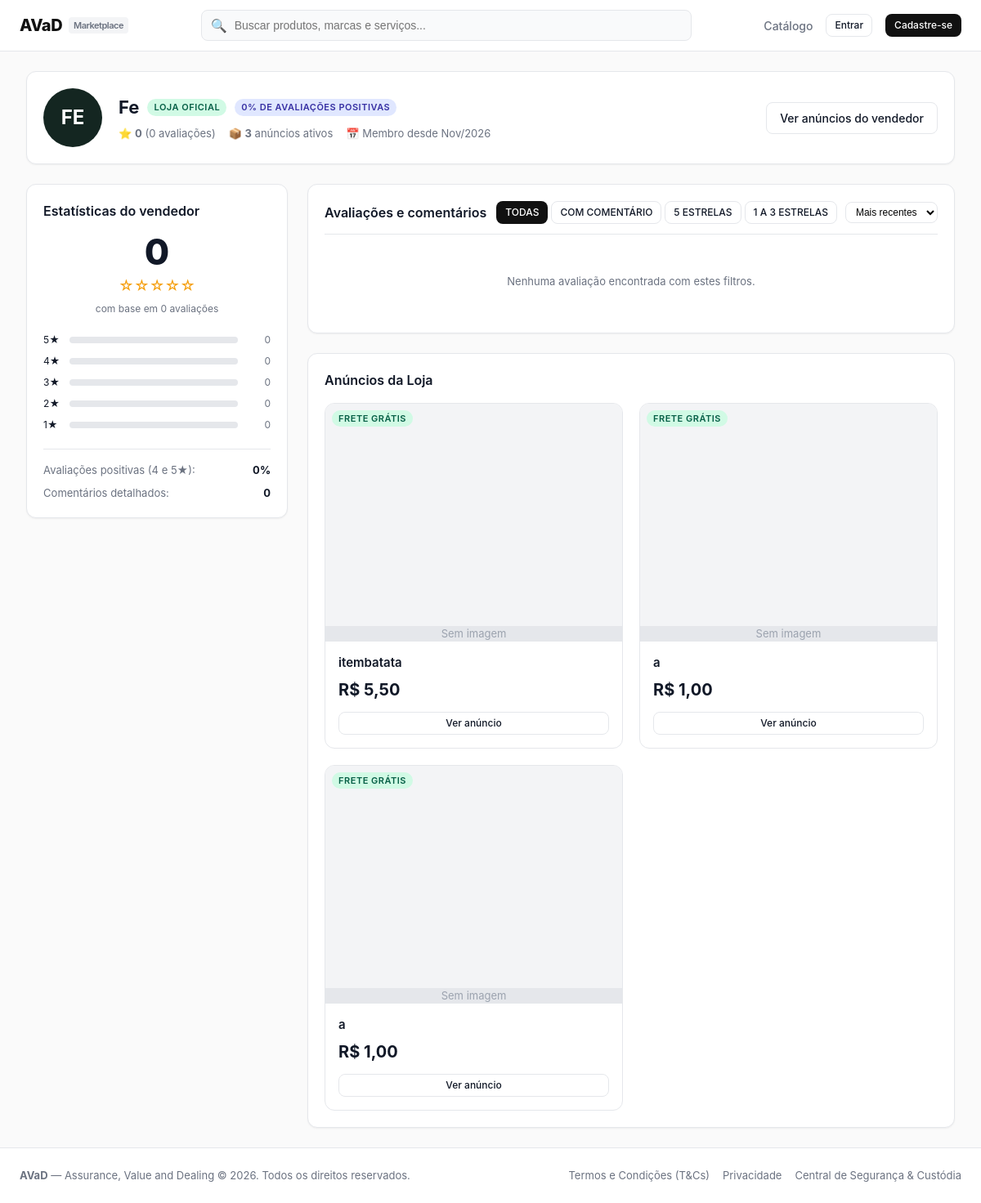
The app's page /accounts/seller-profile/5/, older data.
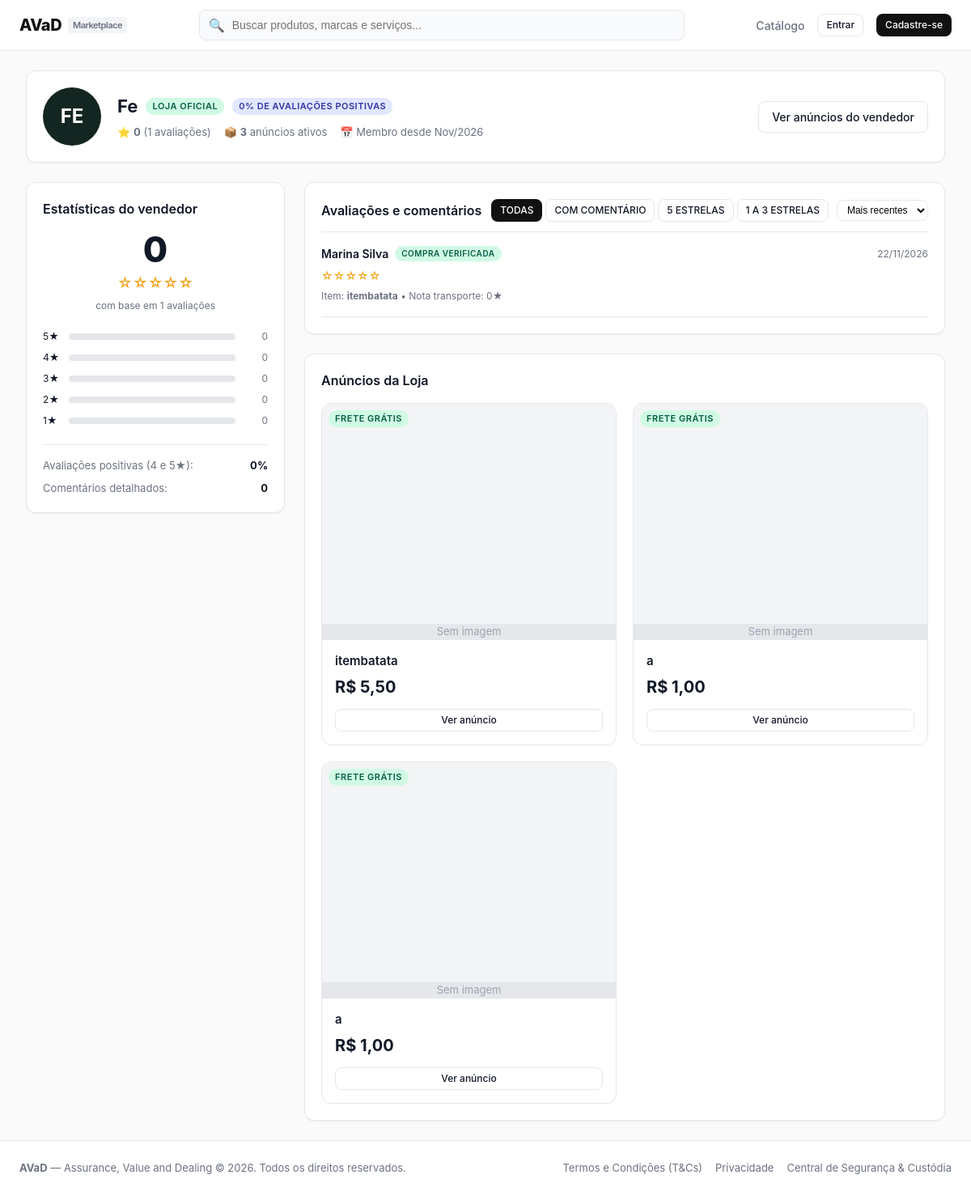
The same page, newer data.
### catalog/models.py (models this page shows, shortened)
class Product(models.Model):
    vendedor = models.ForeignKey(User, on_delete=models.CASCADE, related_name='products')
    titulo = models.CharField(max_length=200)
    categoria = models.CharField(max_length=50, choices=CATEGORIAS)
    descricao = models.TextField()
    caracteristicas = models.TextField(blank=True, help_text='Uma característica por linha')
    preco = models.DecimalField(max_digits=10, decimal_places=2)
    estoque = models.PositiveIntegerField(default=0)
    imagem = models.ImageField(upload_to='products/', blank=True, null=True)
    frete_gratis = models.BooleanField(default=False)
    ativo = models.BooleanField(default=True)
    removido = models.BooleanField(default=False)  # anúncio removido pelo vendedor (some da loja e da lista)
    criado_em = models.DateTimeField(auto_now_add=True)
    class Meta:
        ordering = ['-criado_em']

### orders/models.py (models this page shows, shortened)
class Review(models.Model):
    pedido = models.OneToOneField(Order, on_delete=models.CASCADE, related_name='review')
    comprador = models.ForeignKey(User, on_delete=models.CASCADE, related_name='reviews_feitas')
    vendedor = models.ForeignKey(User, on_delete=models.CASCADE, related_name='reviews_recebidas')
    nota_vendedor = models.IntegerField(default=0, choices=[(i, str(i)) for i in range(6)])
    comentario_vendedor = models.TextField(blank=True)
    nota_transporte = models.IntegerField(default=0, choices=[(i, str(i)) for i in range(6)])
    comentario_transporte = models.TextField(blank=True)
    criado_em = models.DateTimeField(auto_now_add=True)
    class Meta:
        ordering = ['-criado_em']

class Order(models.Model):
    codigo = models.CharField(max_length=20, unique=True, default=generate_order_code)
    comprador = models.ForeignKey(User, on_delete=models.CASCADE, related_name='compras')
    vendedor = models.ForeignKey(User, on_delete=models.CASCADE, related_name='vendas')
    produto = models.ForeignKey('catalog.Product', on_delete=models.CASCADE)
    quantidade = models.PositiveIntegerField(default=1)
    preco_unitario = models.DecimalField(max_digits=10, decimal_places=2)
    valor_frete = models.DecimalField(max_digits=10, decimal_places=2, default=0)
    metodo_frete = models.CharField(max_length=20, choices=METODO_FRETE_CHOICES, default='pac')
    prazo_dias = models.PositiveIntegerField(default=7)
    valor_total = models.DecimalField(max_digits=10, decimal_places=2)
    forma_pagamento = models.CharField(max_length=20, choices=FORMA_PAGAMENTO_CHOICES, default='cartao')
    parcelas = models.PositiveIntegerField(default=1)
    cep_entrega = models.CharField(max_length=10, blank=True)
    endereco_entrega = models.TextField(blank=True)
    codigo_rastreio = models.CharField(max_length=20, blank=True, default='')
    status = models.CharField(max_length=30, choices=STATUS_CHOICES, default='aguardando_pagamento')
    recebimento_confirmado = models.BooleanField(default=False)
    entregue_em = models.DateTimeField(null=True, blank=True)  # quando o pedido passou a 'entregue'
    criado_em = models.DateTimeField(auto_now_add=True)
    class Meta:
        ordering = ['-criado_em']

### accounts/models.py (models this page shows, shortened)
class UserProfile(models.Model):
    user = models.OneToOneField(User, on_delete=models.CASCADE, related_name='profile')
    nome = models.CharField(max_length=16)
    data_nascimento = models.DateField()
    cpf = models.CharField(max_length=14, unique=True)
    cnpj = models.CharField(max_length=18, blank=True, null=True, unique=True)
    tem_cnpj = models.BooleanField(default=False)
    email_verificado = models.BooleanField(default=False)
    is_mediador = models.BooleanField(default=False)
    conta_bancaria_bloqueada = models.BooleanField(default=False)
    suspenso = models.BooleanField(default=False)
    token_verificacao = models.CharField(max_length=64, blank=True, null=True)
    tipo_usuario = models.CharField(max_length=20, choices=[
        ('comprador', 'Comprador'),
        ('vendedor', 'Vendedor'),
        ('mediador', 'Mediador'),
    ], default='comprador')
    nome_loja = models.CharField(max_length=64, blank=True, null=True)

### accounts/views.py (the view)
# urls.py: path('seller-profile/<int:user_id>/', views.seller_profile_view, name='seller_profile'),
def seller_profile_view(request, user_id):
    seller = get_object_or_404(User, pk=user_id)
    profile = seller.profile
    reviews = Review.objects.filter(vendedor=seller)
    filter_type = request.GET.get('filter', 'todas')
    sort_by = request.GET.get('sort', 'recentes')
    if filter_type == 'com_comentario':
        reviews = reviews.exclude(comentario_vendedor='')
    elif filter_type == '5_estrelas':
        reviews = reviews.filter(nota_vendedor=5)
    elif filter_type == '1_a_3':
        reviews = reviews.filter(nota_vendedor__lte=3)
    if sort_by == 'maior':
        reviews = reviews.order_by('-nota_vendedor')
    elif sort_by == 'menor':
        reviews = reviews.order_by('nota_vendedor')
    else:
        reviews = reviews.order_by('-criado_em')
    all_reviews = Review.objects.filter(vendedor=seller)
    total = all_reviews.count()
    avg_note = all_reviews.aggregate(avg=Avg('nota_vendedor'))['avg'] or 0
    distribution = {}
    for i in range(1, 6):
        count = all_reviews.filter(nota_vendedor=i).count()
        distribution[i] = {
            'count': count,
            'percent': round((count / total) * 100) if total else 0,
        }
    positivas = all_reviews.filter(nota_vendedor__gte=4).count()
    pct_positivas = round((positivas / total) * 100) if total else 0
    com_comentario = all_reviews.exclude(comentario_vendedor='').count()
    products = seller.products.filter(ativo=True)
    return render(request, 'accounts/seller_profile.html', {
        'seller': seller,
        'profile': profile,
        'reviews': reviews,
        'products': products,
        'total': total,
        'avg_note': round(avg_note, 1),
        'distribution': distribution,
        'pct_positivas': pct_positivas,
        'com_comentario': com_comentario,
        'filter_type': filter_type,
        'sort_by': sort_by,
    })

### accounts/roles.py (called while the page is built)
def tipo_usuario(request):
    if not request.user.is_authenticated:
        return None
    tipo = request.session.get('tipo_usuario')
    return tipo if tipo in TIPOS else COMPRADOR

### accounts/templatetags/avad_filters.py (called while the page is built)
@register.filter
def stars_range(value):
    try:
        return range(int(value))
    except (ValueError, TypeError):
        return range(0)

@register.filter
def empty_stars_range(value):
    try:
        return range(5 - int(value))
    except (ValueError, TypeError):
        return range(5)

@register.filter
def to_int(value):
    try:
        return int(value)
    except (ValueError, TypeError):
        return 0

@register.filter
def get_item(dictionary, key):
    if isinstance(dictionary, dict):
        return dictionary.get(key)
    return None

### orders/context_processors.py (called while the page is built)
def cart_count(request):
    user = getattr(request, 'user', None)
    if user is None or not user.is_authenticated:
        return {'cart_count': 0}
    return {'cart_count': Cart(request).count()}

### templates/accounts/seller_profile.html (shortened to what the changed rows need)
{% extends "base.html" %}
{% load avad_filters %}
{% block content %}
<div style="margin-bottom: 24px;">
  <div class="card" style="display: flex; align-items: center; justify-content: space-between; gap: 24px; flex-wrap: wrap;">
    <div style="display: flex; align-items: center; gap: 20px;">
      <div>
        <div style="display: flex; align-items: center; gap: 10px; margin-bottom: 6px;">
          <h1 style="font-size: 22px; font-weight: 700;">{{ profile.nome_loja|default:profile.nome }}</h1>
        </div>
        <div style="font-size: 13px; color: var(--text-muted); display: flex; gap: 16px;">
          <span>⭐ <strong>{{ avg_note }}</strong> ({{ total }} avaliações)</span>
          <span>📦 <strong>{{ products.count }}</strong> anúncios ativos</span>
          <span>📅 Membro desde {{ seller.date_joined|date:"M/Y" }}</span>
        </div>
      </div>
    </div>
  </div>
</div>
<div style="display: grid; grid-template-columns: 320px 1fr; gap: 24px;">
  <div>
    <div class="card" style="margin-bottom: 24px;">
      <div style="text-align: center; margin-bottom: 20px;">
        <div style="font-size: 44px; font-weight: 800; color: var(--text-main); line-height: 1;">{{ avg_note }}</div>
        <div style="color: #F59E0B; font-size: 18px; margin: 6px 0;">
          {% for i in avg_note|to_int|empty_stars_range %}☆{% endfor %}
        </div>
        <div style="font-size: 12px; color: var(--text-muted);">com base em {{ total }} avaliações</div>
      </div>
      <div style="display: flex; flex-direction: column; gap: 8px; margin-bottom: 20px;">
        {% for star in "54321" %}
          {% with star_num=star|to_int %}
          {% with item=distribution|get_item:star_num %}
          <div style="display: flex; align-items: center; gap: 8px; font-size: 12px;">
            <span style="width: 24px;">{{ star }}★</span>
            <div style="flex: 1; height: 8px; background: #E5E7EB; border-radius: 4px; overflow: hidden;">
            </div>
            <span style="width: 32px; text-align: right; color: var(--text-muted);">{{ item.count|default:0 }}</span>
          </div>
          {% endwith %}
          {% endwith %}
        {% endfor %}
      </div>
    </div>
  </div>
  <div>
    <div class="card" style="margin-bottom: 24px;">
      <div class="card-header" style="flex-wrap: wrap; gap: 12px;">
        <h3 class="card-title">Avaliações e comentários</h3>
        <div style="display: flex; gap: 10px; align-items: center; flex-wrap: wrap;">
        </div>
      </div>
      {% if reviews %}
        <div style="display: flex; flex-direction: column; gap: 16px;">
          {% for r in reviews %}
            <div style="border-bottom: 1px solid var(--border-color); padding-bottom: 16px;">
              <div style="display: flex; justify-content: space-between; align-items: center; margin-bottom: 6px;">
                <div style="display: flex; align-items: center; gap: 8px;">
                  <span style="font-weight: 600; font-size: 14px;">{{ r.comprador.profile.nome|default:r.comprador.username }}</span>
                  <span class="badge badge-success" style="font-size: 10px;">Compra verificada</span>
                </div>
                <span style="font-size: 12px; color: var(--text-muted);">{{ r.criado_em|date:"d/m/Y" }}</span>
              </div>
              <div style="color: #F59E0B; font-size: 14px; margin-bottom: 6px;">
                {% for i in r.nota_vendedor|empty_stars_range %}☆{% endfor %}
              </div>
              <div style="font-size: 12px; color: var(--text-muted);">
                Item: <strong>{{ r.pedido.produto.titulo }}</strong> &bull; Nota transporte: {{ r.nota_transporte }}★
              </div>
            </div>
          {% endfor %}
        </div>
      {% else %}
        <div style="padding: 32px; text-align: center; color: var(--text-muted); font-size: 13px;">
          Nenhuma avaliação encontrada com estes filtros.
        </div>
      {% endif %}
    </div>
    <div id="anuncios" class="card">
      <div class="product-grid">
        {% for p in products %}
          <div class="product-card">
            <div class="product-img-wrap">
              {% if p.frete_gratis %}
                <span class="badge badge-success product-badge-float">FRETE GRÁTIS</span>
              {% endif %}
              {% if p.imagem %}
                <img src="{{ p.imagem.url }}" alt="{{ p.titulo }}" class="product-img">
              {% else %}
                <div style="width: 100%; height: 100%; display: flex; align-items: center; justify-content: center; background: #E5E7EB; color: #9CA3AF; font-size: 13px;">Sem imagem</div>
              {% endif %}
            </div>
            <div class="product-info">
              <h4 class="product-title">{{ p.titulo }}</h4>
              <div class="product-price">R$ {{ p.preco }}</div>
              <a href="{% url 'catalog:product_detail' p.id %}" class="btn btn-outline btn-sm" style="margin-top: 12px;">Ver anúncio</a>
            </div>
          </div>
        {% empty %}
          <div style="grid-column: 1 / -1; padding: 24px; text-align: center; color: var(--text-muted);">
            Nenhum outro anúncio no momento.
          </div>
        {% endfor %}
      </div>
    </div>
  </div>
</div>
{% endblock %}

Row changes from the older to the newer data that the page shows:
added Review: comprador.profile.nome "Marina Silva", criado_em "22/11/2026", nota_vendedor 0 (drawn), pedido.produto.titulo "itembatata", nota_transporte "0"
Text that changed along with them:
{{ total }}: "0" → "1"
text no longer shown: "Nenhuma avaliação encontrada com estes filtros."
